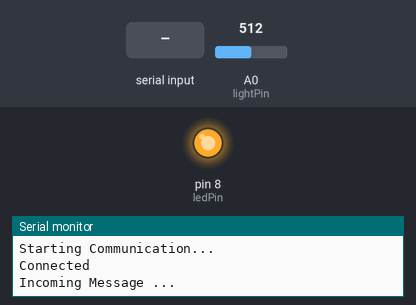
Simulated run of this sketch. Board: Arduino Uno, built with avr-gcc and run on an emulated ATmega328P. Parts: output pins drawn as LEDs (lit = HIGH), the last lines printed to the serial monitor. Inputs (shaded band) come from the test bench; at power-on: A0 (lightPin) = 512.

Above: at 1.2 s.
1.3 s: "z\n" received over Serial
At 2.36 s:
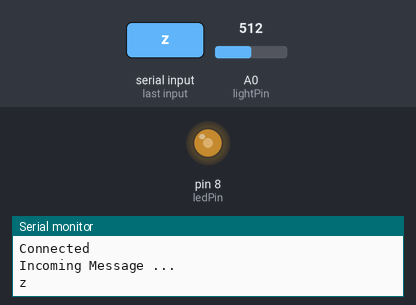
3.9 s: "q\n" received over Serial
At 5.04 s:
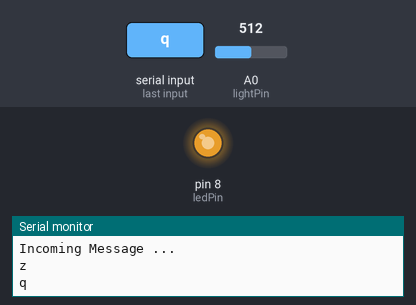
6.4 s: "x\n" received over Serial
At 7.8 s:
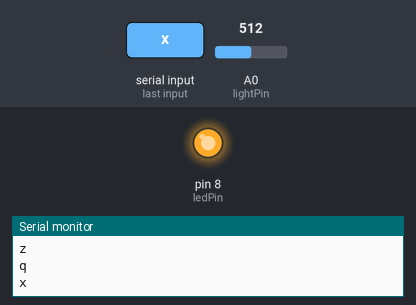
8.9 s: "j\n" received over Serial
At 10.9 s:
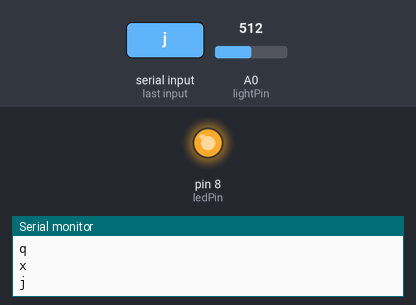
Timing chart, 0 to 12.4 s (numbered marks = the images above; inputs shaded):
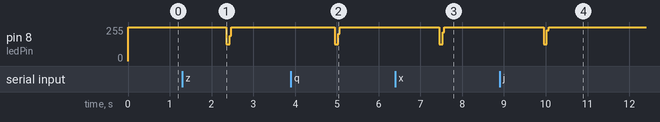

Measured:
- after the input at 1.3 s, pin 8 (ledPin): 255/255 → 127/255 after 1.1 s, → 255/255 0.08 s later
- after the input at 3.9 s, pin 8 (ledPin): 255/255 → 127/255 after 1.1 s, → 255/255 0.08 s later
- after the input at 6.4 s, pin 8 (ledPin): 255/255 → 127/255 after 1.1 s, → 255/255 0.08 s later
- after the input at 8.9 s, pin 8 (ledPin): 255/255 → 127/255 after 1.0 s, → 255/255 0.08 s later

The sketch:

Two_Way_IR.ino
```cpp
#include <string.h>
int ledPin = 8;
String message = "";
int lightPin = 0;
int timer = 0;
int character = 0;
int timeout = 0;
int incoming = 0;
String message2 = "";

void setup() {
  pinMode(ledPin, OUTPUT);
  digitalWrite(ledPin, HIGH);
  // A0 is always analog input
  Serial.begin(9600);
  // sets up pins and starts a serial monitor for printing

  Serial.begin(9600);
  Serial.println("Starting Communication...");
  Serial.println("Connected");
}

void loop() {
  while (Serial.available()==0){
 int lightLevel = analogRead(lightPin);
 lightLevel = constrain(lightLevel, 0, 1023);
 if (lightLevel <= 1000) {
  if (incoming == 0) {
    Serial.println("Incoming Message ...");
    incoming = 1;
  }
  character ++;
  timer = 0;
  timeout = 0;
  delay(1);
  // gets light levels set, and implements a delay to time out characters
 }
 timer ++;
 delay(1);
 if (timer >= 4) {
   // resets timer and character to develop message
   if (character == 1) {
     message2 += " ";
   }
   else if (character == 2) {
    message2 += 'e';
   }
   else if (character == 3) {
    message2 += 't';
   }
   else if (character == 4) {
    message2 += 'a';
   }
   else if (character == 5) {
    message2 += 'o';
   }
   else if (character == 6) {
    message2 += 'i';
   }
   else if (character == 7) {
    message2 += 'n';
   }
   else if (character == 8) {
    message2 += 's';
   }
   else if (character == 9) {
    message2 += 'h';
   }
   else if (character == 10) {
    message2 += 'r';
   }
   else if (character == 11) {
    message2 += 'd';
   }
   else if (character == 12) {
    message2 += 'l';
   }
   else if (character == 13) {
    message2 += 'c';
   }
   else if (character == 14) {
    message2 += 'u';
   }
   else if (character == 15) {
    message2 += 'm';
   }
   else if (character == 16) {
    message2 += 'w';
   }
   else if (character == 17) {
    message2 += 'f';
   }
   else if (character == 18) {
    message2 += 'g';
   }
   else if (character == 19) {
    message2 += 'y';
   }
   else if (character == 20) {
    message2 += 'p';
   }
   else if (character == 21) {
    message2 += 'b';
   }
   else if (character == 22) {
    message2 += 'v';
   }
   else if (character == 23) {
    message2 += 'k';
   }
   else if (character == 24) {
    message2 += 'j';
   }
   else if (character == 25) {
    message2 += 'x';
   }
   else if (character == 26) {
    message2 += 'q';
   }
   else if (character == 27) {
    message2 += 'z';
   }
   character = 0;
   timer = 0;
   //char bank to add to message
 }
 timeout ++;
 if (timeout >= 60 && !message2.equals("")) {
    Serial.println(message2);
    message2 = "";
    timeout = 0;
    incoming = 0;
 }
 }
  message=Serial.readString();
  Serial.println(message);
  send(message);
  message="";
}

void blink(int pin) {
  digitalWrite(pin, LOW);
  delay(2);
  digitalWrite(pin, HIGH);
  delay(2);
}

void send(String message) {
  message.toLowerCase();

  for (int i = 0; i < message.length(); i++) {
    switch (message.charAt(i)) {
      case 'z':
        blink(ledPin);
      case 'q':
        blink(ledPin);
      case 'x':
        blink(ledPin);
      case 'j':
        blink(ledPin);
      case 'k':
        blink(ledPin);
      case 'v':
        blink(ledPin);
      case 'b':
        blink(ledPin);
      case 'p':
        blink(ledPin);
      case 'y':
        blink(ledPin);
      case 'g':
        blink(ledPin);
      case 'f':
        blink(ledPin);
      case 'w':
        blink(ledPin);
      case 'm':
        blink(ledPin);
      case 'u':
        blink(ledPin);
      case 'c':
        blink(ledPin);
      case 'l':
        blink(ledPin);
      case 'd':
        blink(ledPin);
      case 'r':
        blink(ledPin);
      case 'h':
        blink(ledPin);
      case 's':
        blink(ledPin);
      case 'n':
        blink(ledPin);
      case 'i':
        blink(ledPin);
      case 'o':
        blink(ledPin);
      case 'a':
        blink(ledPin);
      case 't':
        blink(ledPin);
      case 'e':
        blink(ledPin);
      case ' ':
        blink(ledPin);
        break;
    }
    delay(5);
  }

}
```
